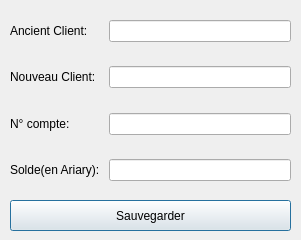
<?xml version="1.0" encoding="UTF-8"?>
<ui version="4.0">
 <class>UpdateClient</class>
 <widget class="QDialog" name="UpdateClient">
  <property name="geometry">
   <rect>
    <x>0</x>
    <y>0</y>
    <width>301</width>
    <height>240</height>
   </rect>
  </property>
  <property name="windowTitle">
   <string>Dialog</string>
  </property>
  <widget class="QWidget" name="verticalLayoutWidget">
   <property name="geometry">
    <rect>
     <x>10</x>
     <y>20</y>
     <width>281</width>
     <height>161</height>
    </rect>
   </property>
   <layout class="QVBoxLayout" name="verticalLayout">
    <item>
     <layout class="QFormLayout" name="formLayout">
      <item row="0" column="0">
       <widget class="QLabel" name="ancientClientLabel">
        <property name="text">
         <string>Ancient Client: </string>
        </property>
       </widget>
      </item>
      <item row="0" column="1">
       <widget class="QLineEdit" name="m_lastClient"/>
      </item>
      <item row="1" column="1">
       <spacer name="verticalSpacer">
        <property name="orientation">
         <enum>Qt::Vertical</enum>
        </property>
        <property name="sizeHint" stdset="0">
         <size>
          <width>20</width>
          <height>40</height>
         </size>
        </property>
       </spacer>
      </item>
      <item row="2" column="0">
       <widget class="QLabel" name="nouveauClientLabel">
        <property name="text">
         <string>Nouveau Client:  </string>
        </property>
       </widget>
      </item>
      <item row="2" column="1">
       <widget class="QLineEdit" name="m_clientUpdated"/>
      </item>
      <item row="3" column="1">
       <spacer name="verticalSpacer_2">
        <property name="orientation">
         <enum>Qt::Vertical</enum>
        </property>
        <property name="sizeHint" stdset="0">
         <size>
          <width>20</width>
          <height>40</height>
         </size>
        </property>
       </spacer>
      </item>
      <item row="4" column="0">
       <widget class="QLabel" name="numCompteLabel">
        <property name="text">
         <string>N° compte: </string>
        </property>
       </widget>
      </item>
      <item row="5" column="1">
       <spacer name="verticalSpacer_3">
        <property name="orientation">
         <enum>Qt::Vertical</enum>
        </property>
        <property name="sizeHint" stdset="0">
         <size>
          <width>20</width>
          <height>40</height>
         </size>
        </property>
       </spacer>
      </item>
      <item row="6" column="0">
       <widget class="QLabel" name="soldeLabel">
        <property name="text">
         <string>Solde(en Ariary): </string>
        </property>
       </widget>
      </item>
      <item row="6" column="1">
       <widget class="QLineEdit" name="m_soldeUpdated"/>
      </item>
      <item row="4" column="1">
       <widget class="QLineEdit" name="m_compteUpdated"/>
      </item>
     </layout>
    </item>
   </layout>
  </widget>
  <widget class="QPushButton" name="m_modifier">
   <property name="geometry">
    <rect>
     <x>10</x>
     <y>200</y>
     <width>281</width>
     <height>31</height>
    </rect>
   </property>
   <property name="text">
    <string>Sauvegarder</string>
   </property>
  </widget>
 </widget>
 <resources/>
 <connections/>
</ui>
